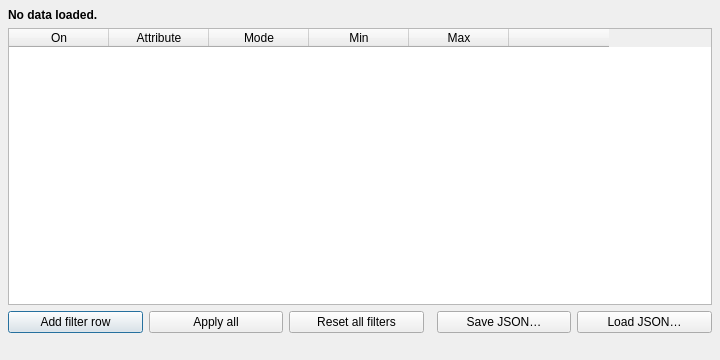
<?xml version="1.0" encoding="UTF-8"?>
<ui version="4.0">
 <!--
   filter_dialog.ui — shell layout for the filter dialog.
   
   Table rows are added/removed dynamically by Python. Designer can
   tweak the surrounding controls (labels, buttons, table column widths).
 -->
 <class>FilterDialog</class>
 <widget class="QDialog" name="FilterDialog">
  <property name="windowTitle"><string>Filter</string></property>
  <property name="geometry">
   <rect><x>0</x><y>0</y><width>720</width><height>360</height></rect>
  </property>

  <layout class="QVBoxLayout" name="rootLayout">
   <property name="leftMargin"><number>8</number></property>
   <property name="topMargin"><number>8</number></property>
   <property name="rightMargin"><number>8</number></property>
   <property name="bottomMargin"><number>8</number></property>
   <property name="spacing"><number>6</number></property>

   <!-- Dataset label (updated dynamically) -->
   <item>
    <widget class="QLabel" name="datasetLabel">
     <property name="text"><string>No data loaded.</string></property>
     <property name="styleSheet"><string>font-weight: bold;</string></property>
    </widget>
   </item>

   <!-- Filter rows table (6 columns: enabled/attr/mode/min/max/delete) -->
   <item>
    <widget class="QTableWidget" name="filterTable">
     <property name="columnCount"><number>6</number></property>
     <property name="rowCount"><number>0</number></property>
     <attribute name="horizontalHeaderDefaultSectionSize"><number>100</number></attribute>
     <attribute name="verticalHeaderVisible"><bool>false</bool></attribute>
     <column><property name="text"><string>On</string></property></column>
     <column><property name="text"><string>Attribute</string></property></column>
     <column><property name="text"><string>Mode</string></property></column>
     <column><property name="text"><string>Min</string></property></column>
     <column><property name="text"><string>Max</string></property></column>
     <column><property name="text"><string/></property></column>
    </widget>
   </item>

   <!-- Button row -->
   <item>
    <layout class="QHBoxLayout" name="buttonLayout">
     <item>
      <widget class="QPushButton" name="addRowBtn">
       <property name="text"><string>Add filter row</string></property>
      </widget>
     </item>
     <item>
      <widget class="QPushButton" name="applyBtn">
       <property name="text"><string>Apply all</string></property>
      </widget>
     </item>
     <item>
      <widget class="QPushButton" name="resetBtn">
       <property name="text"><string>Reset all filters</string></property>
      </widget>
     </item>
     <item>
      <spacer name="buttonSpacer"><property name="orientation"><enum>Qt::Orientation::Horizontal</enum></property></spacer>
     </item>
     <item>
      <widget class="QPushButton" name="saveJsonBtn">
       <property name="text"><string>Save JSON…</string></property>
      </widget>
     </item>
     <item>
      <widget class="QPushButton" name="loadJsonBtn">
       <property name="text"><string>Load JSON…</string></property>
      </widget>
     </item>
    </layout>
   </item>

   <item>
    <widget class="QLabel" name="infoLabel">
     <property name="text"><string/></property>
     <property name="styleSheet"><string>color: gray; font-size: 11px;</string></property>
    </widget>
   </item>
  </layout>
 </widget>
</ui>
